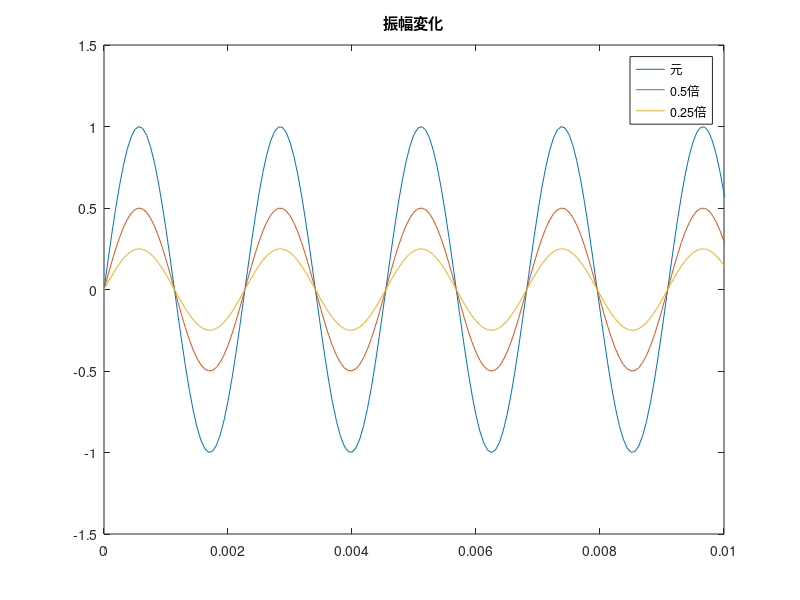
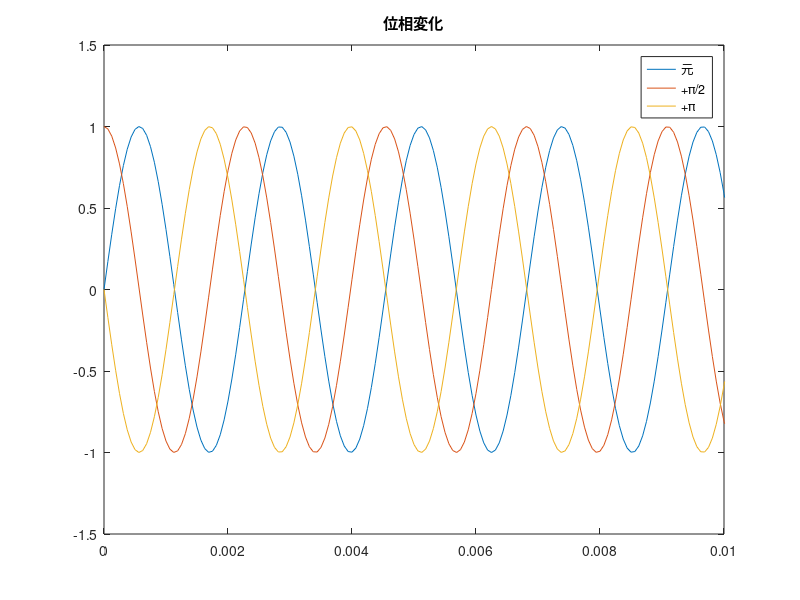

Write MATLAB code to recreate these figures, in order.
 clear all;

Fs=16000;
f=440;
t=[0:2*Fs-1]/Fs;

phi1=pi/2;
phi2=pi;

y=sin(2*pi*f*t);
y1=0.5*sin(2*pi*f*t);
y2=0.25*sin(2*pi*f*t);
y3=sin(2*pi*f*t+phi1);
y4=sin(2*pi*f*t+phi2);

Y1=[y;y1]';
Y2=[y;y2]';
Y3=[y;y3]';
Y4=[y;y4]';

%audio
sound(Y1,Fs);
pause(3);
sound(Y2,Fs);
pause(3);
sound(Y3,Fs);
pause(3);
sound(Y4,Fs);

%plot
figure;
plot(t,y,t,y1,t,y2);
axis([0 0.01 -1.5 1.5]);
title('振幅変化');
legend('元','0.5倍','0.25倍');

figure;
plot(t,y,t,y3,t,y4);
axis([0 0.01 -1.5 1.5]);
title('位相変化');
legend('元','+π/2','+π');